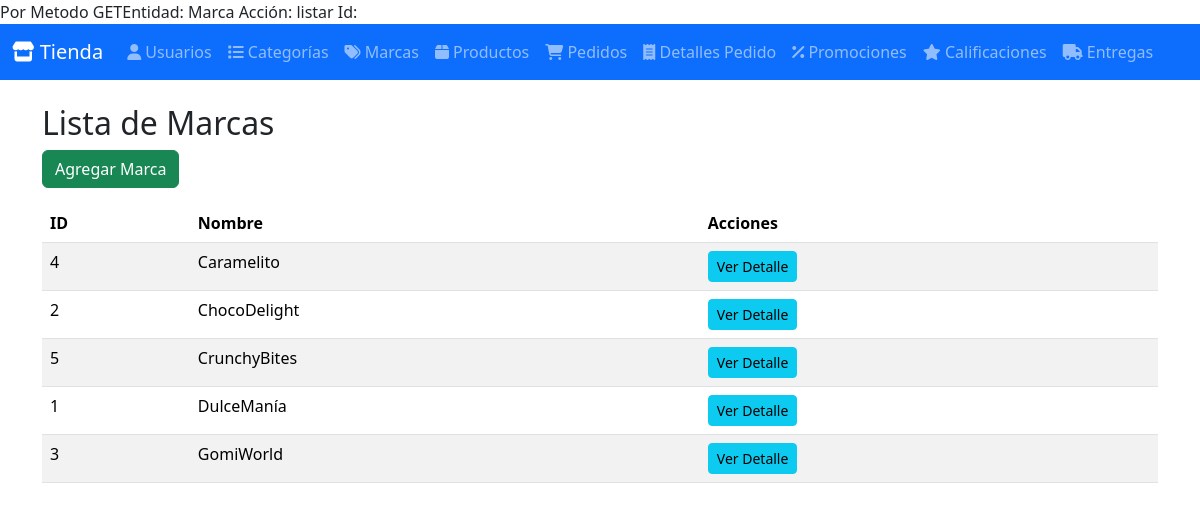
Page /index.php?entity=Marca&action=listar on the committed database.
### tables this page shows
CREATE TABLE marcas (
    id INT AUTO_INCREMENT PRIMARY KEY,
    nombre VARCHAR(100) UNIQUE NOT NULL
);

### Model/ClassMarca.php (called while the page is built, shortened)
<?php
require_once BASE_PATH . DIRECTORY_SEPARATOR . 'Config' . DIRECTORY_SEPARATOR . 'ClassDatabase.php';
class ClassMarca {
    private $conn;
    public function __construct() {
        $db = new ClassDatabase();
        $this->conn = $db->getConnection();
    }
    public function getMarcas() {
        $query = "SELECT * FROM marcas";
        $stmt = $this->conn->prepare($query);
        $stmt->execute();
        return $stmt->fetchAll(PDO::FETCH_ASSOC);
    }
}
?>

### Config/ClassDatabase.php (called while the page is built, shortened)
<?php
class ClassDatabase {
    private $host = 'localhost';
    private $db_name = 'bd_tienda_dulces';
    private $username = 'root';
    private $password = 'password';
    public function getConnection() {
        $this->conn = null;
        try {
            $this->conn = new PDO("mysql:host={$this->host};dbname={$this->db_name}", $this->username, $this->password);
            $this->conn->setAttribute(PDO::ATTR_ERRMODE, PDO::ERRMODE_EXCEPTION);
        } catch (PDOException $e) {
            echo "Error de conexión: " . $e->getMessage();
        }
        return $this->conn;
    }
}
?>

### Controller/ClassMarcaController.php (called while the page is built, shortened)
<?php
require_once BASE_PATH . DIRECTORY_SEPARATOR . 'Model' . DIRECTORY_SEPARATOR . 'ClassMarca.php';
class ClassMarcaController {
    public function getMarcaController() {
        $marcaModel = new ClassMarca();
        return $marcaModel->getMarcas();
    }
}
?>

### View/Marca/listaMarca.php (the view)
<?php
echo "<h2>Lista de Marcas</h2>";
echo "<a href='index.php?entity=Marca&action=insertar' class='btn btn-success mb-3'>Agregar Marca</a>";
echo "<table class='table table-striped'>";
echo "<thead><tr>
        <th>ID</th><th>Nombre</th><th>Acciones</th>
      </tr></thead><tbody>";
foreach ($listadoelementos as $marca) {
    echo "<tr>";
    echo "<td>{$marca['id']}</td>";
    echo "<td>{$marca['nombre']}</td>";
    echo "<td>
        <a href='index.php?entity=Marca&action=detalle&id={$marca['id']}' class='btn btn-info btn-sm'>Ver Detalle</a>
    </td>";
    echo "</tr>";
}
echo "</tbody></table>";
?>

### rows in the picture
marcas: id "4", nombre "Caramelito"
marcas: id "2", nombre "ChocoDelight"
marcas: id "5", nombre "CrunchyBites"
marcas: id "1", nombre "DulceManía"
marcas: id "3", nombre "GomiWorld"

### other values in the picture
$entity "Marca"
$action "listar"
$label "Usuarios Categorías Marcas Productos Pedidos Detalles Pedido Promociones Calificaciones Entregas"
